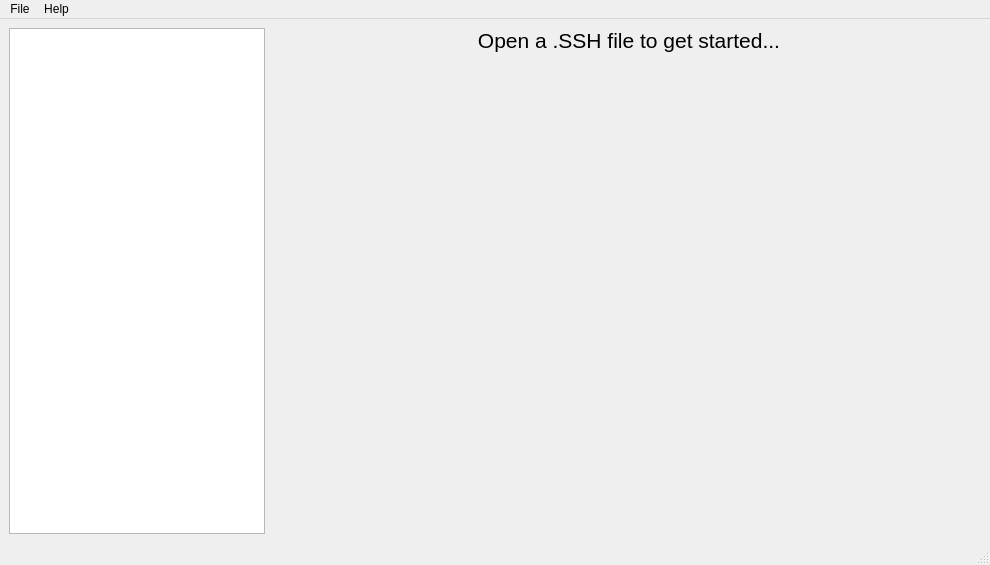
<?xml version="1.0" encoding="UTF-8"?>
<ui version="4.0">
 <class>MainWindow</class>
 <widget class="QMainWindow" name="MainWindow">
  <property name="geometry">
   <rect>
    <x>0</x>
    <y>0</y>
    <width>990</width>
    <height>565</height>
   </rect>
  </property>
  <property name="sizePolicy">
   <sizepolicy hsizetype="Expanding" vsizetype="Expanding">
    <horstretch>0</horstretch>
    <verstretch>0</verstretch>
   </sizepolicy>
  </property>
  <property name="windowTitle">
   <string>EAGLe User Interface</string>
  </property>
  <widget class="QWidget" name="centralwidget">
   <layout class="QFormLayout" name="formLayout">
    <item row="0" column="0">
     <widget class="QTreeView" name="treeView">
      <attribute name="headerVisible">
       <bool>false</bool>
      </attribute>
     </widget>
    </item>
    <item row="0" column="1">
     <layout class="QFormLayout" name="sshLayout">
      <item row="0" column="1">
       <widget class="QLabel" name="openfilenag">
        <property name="enabled">
         <bool>true</bool>
        </property>
        <property name="sizePolicy">
         <sizepolicy hsizetype="Minimum" vsizetype="Maximum">
          <horstretch>0</horstretch>
          <verstretch>0</verstretch>
         </sizepolicy>
        </property>
        <property name="font">
         <font>
          <family>Segoe UI</family>
          <pointsize>16</pointsize>
         </font>
        </property>
        <property name="text">
         <string>Open a .SSH file to get started...</string>
        </property>
        <property name="alignment">
         <set>Qt::AlignCenter</set>
        </property>
       </widget>
      </item>
     </layout>
    </item>
   </layout>
  </widget>
  <widget class="QMenuBar" name="menubar">
   <property name="geometry">
    <rect>
     <x>0</x>
     <y>0</y>
     <width>990</width>
     <height>20</height>
    </rect>
   </property>
   <widget class="QMenu" name="menuFile">
    <property name="title">
     <string>File</string>
    </property>
    <addaction name="openSSH"/>
   </widget>
   <widget class="QMenu" name="menuHelp">
    <property name="title">
     <string>Help</string>
    </property>
    <addaction name="aboutEagle"/>
    <addaction name="aboutQt"/>
   </widget>
   <addaction name="menuFile"/>
   <addaction name="menuHelp"/>
  </widget>
  <widget class="QStatusBar" name="statusbar"/>
  <action name="openSSH">
   <property name="enabled">
    <bool>true</bool>
   </property>
   <property name="text">
    <string>Open .SSH</string>
   </property>
  </action>
  <action name="actionBIGF">
   <property name="text">
    <string>BIGF</string>
   </property>
  </action>
  <action name="actionBIG4_RefPack">
   <property name="text">
    <string>BIG4/C0FB (RefPack)</string>
   </property>
  </action>
  <action name="aboutEagle">
   <property name="text">
    <string>About EAGLe</string>
   </property>
  </action>
  <action name="openBig">
   <property name="enabled">
    <bool>false</bool>
   </property>
   <property name="text">
    <string>Open .BIG (Unsupported for right now, sorry!)</string>
   </property>
  </action>
  <action name="aboutQt">
   <property name="text">
    <string>About Qt...</string>
   </property>
  </action>
 </widget>
 <resources/>
 <connections/>
</ui>
